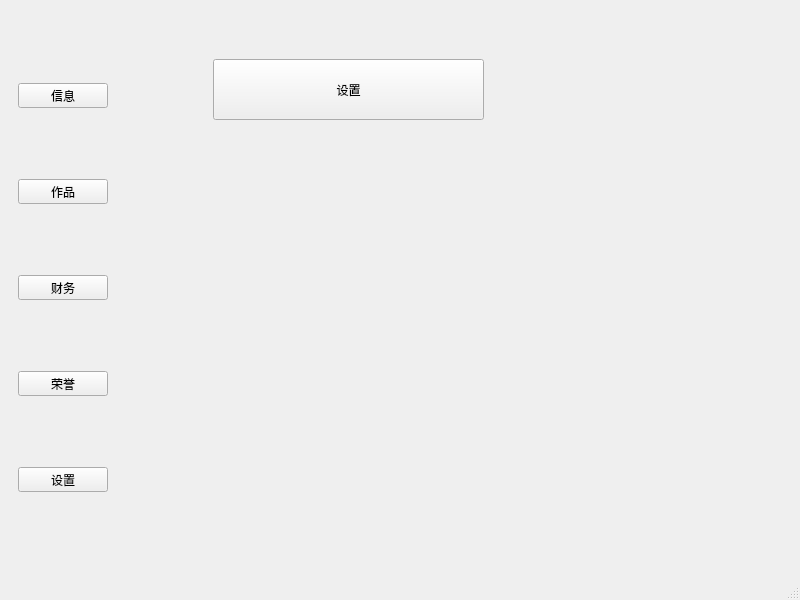
<?xml version="1.0" encoding="UTF-8"?>
<ui version="4.0">
 <class>MainWindow</class>
 <widget class="QMainWindow" name="MainWindow">
  <property name="geometry">
   <rect>
    <x>0</x>
    <y>0</y>
    <width>800</width>
    <height>600</height>
   </rect>
  </property>
  <property name="windowTitle">
   <string>MainWindow</string>
  </property>
  <widget class="QWidget" name="centralwidget">
   <layout class="QHBoxLayout" name="horizontalLayout">
    <item>
     <widget class="QWidget" name="widget" native="true">
      <property name="minimumSize">
       <size>
        <width>100</width>
        <height>0</height>
       </size>
      </property>
      <layout class="QVBoxLayout" name="verticalLayout">
       <item>
        <widget class="QToolButton" name="btnInfo">
         <property name="minimumSize">
          <size>
           <width>90</width>
           <height>0</height>
          </size>
         </property>
         <property name="text">
          <string>信息</string>
         </property>
         <property name="icon">
          <iconset resource="res.qrc">
           <normaloff>:/ico/info.png</normaloff>:/ico/info.png</iconset>
         </property>
         <property name="iconSize">
          <size>
           <width>40</width>
           <height>40</height>
          </size>
         </property>
         <property name="checkable">
          <bool>true</bool>
         </property>
         <property name="toolButtonStyle">
          <enum>Qt::ToolButtonStyle::ToolButtonTextUnderIcon</enum>
         </property>
        </widget>
       </item>
       <item>
        <widget class="QToolButton" name="btnProduct">
         <property name="minimumSize">
          <size>
           <width>90</width>
           <height>0</height>
          </size>
         </property>
         <property name="text">
          <string>作品</string>
         </property>
         <property name="icon">
          <iconset resource="res.qrc">
           <normaloff>:/ico/product.png</normaloff>:/ico/product.png</iconset>
         </property>
         <property name="iconSize">
          <size>
           <width>40</width>
           <height>40</height>
          </size>
         </property>
         <property name="checkable">
          <bool>true</bool>
         </property>
         <property name="toolButtonStyle">
          <enum>Qt::ToolButtonStyle::ToolButtonTextUnderIcon</enum>
         </property>
        </widget>
       </item>
       <item>
        <widget class="QToolButton" name="btnFinance">
         <property name="minimumSize">
          <size>
           <width>90</width>
           <height>0</height>
          </size>
         </property>
         <property name="text">
          <string>财务</string>
         </property>
         <property name="icon">
          <iconset resource="res.qrc">
           <normaloff>:/ico/finance.png</normaloff>:/ico/finance.png</iconset>
         </property>
         <property name="iconSize">
          <size>
           <width>40</width>
           <height>40</height>
          </size>
         </property>
         <property name="checkable">
          <bool>true</bool>
         </property>
         <property name="toolButtonStyle">
          <enum>Qt::ToolButtonStyle::ToolButtonTextUnderIcon</enum>
         </property>
        </widget>
       </item>
       <item>
        <widget class="QToolButton" name="btnHonor">
         <property name="minimumSize">
          <size>
           <width>90</width>
           <height>0</height>
          </size>
         </property>
         <property name="text">
          <string>荣誉</string>
         </property>
         <property name="icon">
          <iconset resource="res.qrc">
           <normaloff>:/ico/honor.png</normaloff>:/ico/honor.png</iconset>
         </property>
         <property name="iconSize">
          <size>
           <width>40</width>
           <height>40</height>
          </size>
         </property>
         <property name="checkable">
          <bool>true</bool>
         </property>
         <property name="toolButtonStyle">
          <enum>Qt::ToolButtonStyle::ToolButtonTextUnderIcon</enum>
         </property>
        </widget>
       </item>
       <item>
        <widget class="QToolButton" name="btnSettings">
         <property name="minimumSize">
          <size>
           <width>90</width>
           <height>0</height>
          </size>
         </property>
         <property name="text">
          <string>设置</string>
         </property>
         <property name="icon">
          <iconset resource="res.qrc">
           <normaloff>:/ico/settings.png</normaloff>:/ico/settings.png</iconset>
         </property>
         <property name="iconSize">
          <size>
           <width>40</width>
           <height>40</height>
          </size>
         </property>
         <property name="checkable">
          <bool>true</bool>
         </property>
         <property name="toolButtonStyle">
          <enum>Qt::ToolButtonStyle::ToolButtonTextUnderIcon</enum>
         </property>
        </widget>
       </item>
      </layout>
     </widget>
    </item>
    <item>
     <widget class="QStackedWidget" name="stackedWidget">
      <property name="currentIndex">
       <number>4</number>
      </property>
      <widget class="QWidget" name="pageInfo">
       <widget class="QPushButton" name="pushButton_3">
        <property name="geometry">
         <rect>
          <x>100</x>
          <y>70</y>
          <width>75</width>
          <height>23</height>
         </rect>
        </property>
        <property name="text">
         <string>信息</string>
        </property>
       </widget>
      </widget>
      <widget class="QWidget" name="pageProduct">
       <widget class="QPushButton" name="pushButton_4">
        <property name="geometry">
         <rect>
          <x>100</x>
          <y>50</y>
          <width>75</width>
          <height>23</height>
         </rect>
        </property>
        <property name="text">
         <string>作品</string>
        </property>
       </widget>
      </widget>
      <widget class="QWidget" name="pageFinance">
       <widget class="QPushButton" name="pushButton">
        <property name="geometry">
         <rect>
          <x>70</x>
          <y>60</y>
          <width>75</width>
          <height>23</height>
         </rect>
        </property>
        <property name="text">
         <string>财务</string>
        </property>
       </widget>
      </widget>
      <widget class="QWidget" name="pageHonor">
       <widget class="QPushButton" name="pushButton_2">
        <property name="geometry">
         <rect>
          <x>100</x>
          <y>60</y>
          <width>75</width>
          <height>23</height>
         </rect>
        </property>
        <property name="text">
         <string>荣誉</string>
        </property>
       </widget>
      </widget>
      <widget class="QWidget" name="pageSetting">
       <widget class="QPushButton" name="pushButton_5">
        <property name="geometry">
         <rect>
          <x>90</x>
          <y>50</y>
          <width>271</width>
          <height>61</height>
         </rect>
        </property>
        <property name="text">
         <string>设置</string>
        </property>
       </widget>
      </widget>
     </widget>
    </item>
   </layout>
  </widget>
  <widget class="QStatusBar" name="statusbar"/>
 </widget>
 <resources>
  <include location="res.qrc"/>
 </resources>
 <connections/>
</ui>
